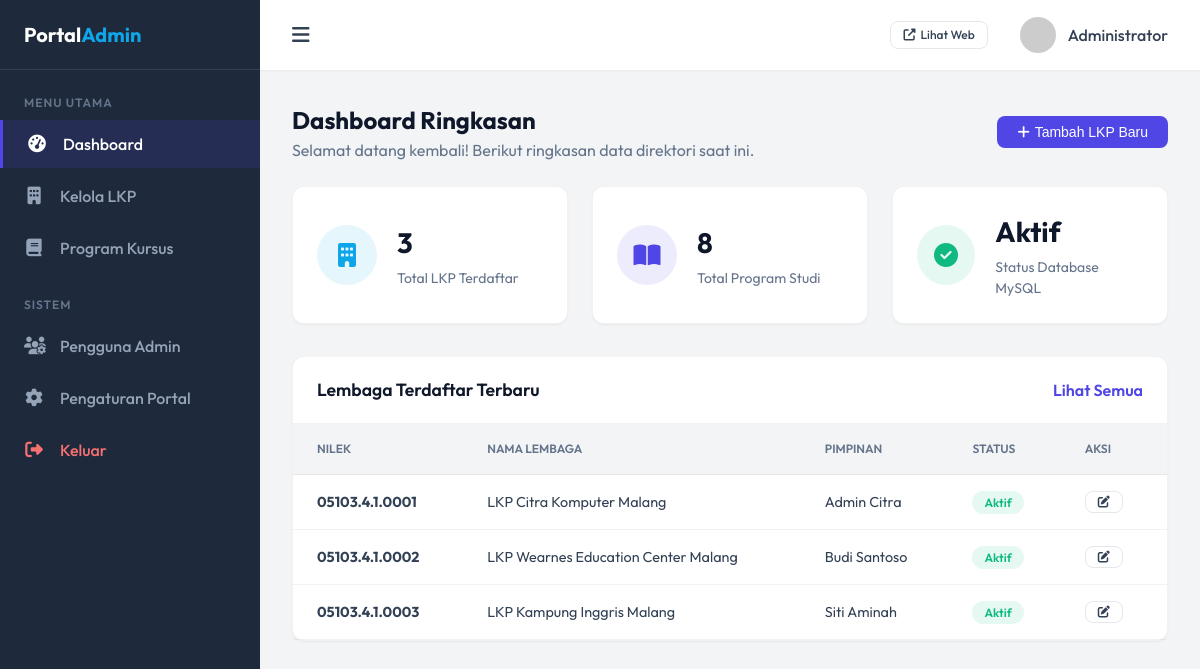
The page /d-board/index.php (signed in) on the database its author committed.
### tables this page shows
CREATE TABLE `lkp_institutions` (
  `id` int(11) NOT NULL AUTO_INCREMENT,
  `nilek` varchar(50) DEFAULT NULL,
  `name` varchar(255) NOT NULL,
  `address` text,
  `leader_name` varchar(255) DEFAULT NULL,
  `phone` varchar(50) DEFAULT NULL,
  `email` varchar(100) DEFAULT NULL,
  `website` varchar(100) DEFAULT NULL,
  `status` enum('Aktif','Tidak Aktif') DEFAULT 'Aktif',
  `logo` varchar(255) DEFAULT NULL,
  `created_at` timestamp DEFAULT CURRENT_TIMESTAMP,
  PRIMARY KEY (`id`)
);

### d-board/index.php (the view, shortened to what this page needs)
<?php
include '../config/database.php';
$total_lkp = 0;
$total_program = 0;
if (isset($conn) && is_object($conn) && !$conn->connect_error) {
    $res_lkp = $conn->query("SELECT COUNT(id) as total FROM lkp_institutions");
    if ($res_lkp)
        $total_lkp = $res_lkp->fetch_assoc()['total'];
    $res_prog = $conn->query("SELECT COUNT(id) as total FROM lkp_programs");
    if ($res_prog)
        $total_program = $res_prog->fetch_assoc()['total'];
}
else {
    $total_lkp = 3;
    $total_program = 10;
}
?>
<!DOCTYPE html>
<html lang="id">
<head>
    <link rel="stylesheet" href="https://cdnjs.cloudflare.com/ajax/libs/font-awesome/6.4.0/css/all.min.css">
    <link rel="stylesheet" href="assets/css/admin.css">
</head>
<body>
<div class="admin-wrapper">
    <aside class="sidebar">
        <div class="sidebar-header">
            <div class="sidebar-brand">Portal<span class="text-primary">Admin</span></div>
        </div>
        <div class="sidebar-menu">
            <div class="menu-label">Menu Utama</div>
            <ul class="menu-list">
                <li class="menu-item"><a href="index.php" class="menu-link active"><i class="fas fa-tachometer-alt"></i> Dashboard</a></li>
                <li class="menu-item"><a href="lkp.php" class="menu-link"><i class="fas fa-building"></i> Kelola LKP</a></li>
                <li class="menu-item"><a href="#" class="menu-link"><i class="fas fa-book"></i> Program Kursus</a></li>
            </ul>
            <div class="menu-label" style="margin-top: 1.5rem;">Sistem</div>
            <ul class="menu-list">
                <li class="menu-item"><a href="#" class="menu-link"><i class="fas fa-users-cog"></i> Pengguna Admin</a></li>
                <li class="menu-item"><a href="#" class="menu-link"><i class="fas fa-cog"></i> Pengaturan Portal</a></li>
                <li class="menu-item"><a href="logout.php" class="menu-link" style="color: #F87171;"><i class="fas fa-sign-out-alt"></i> Keluar</a></li>
            </ul>
        </div>
    </aside>
    <main class="main-content">
        <header class="top-navbar">
            <button class="nav-toggle-btn"><i class="fas fa-bars"></i></button>
            <div class="top-nav-menu">
                <a href="../index.php" target="_blank" class="btn btn-outline btn-sm me-2"><i class="fas fa-external-link-alt" style="margin-right:5px"></i> Lihat Web</a>
                <div class="nav-profile">
                    <img src="https://ui-avatars.com/api/?name=Admin&background=4F46E5&color=fff" alt="Admin">
                    <span class="fw-500 text-sm">Administrator</span>
                </div>
            </div>
        </header>
        <div class="content-body">
            <div class="page-header">
                <div>
                    <h1 class="h4">Dashboard Ringkasan</h1>
                    <p class="text-muted text-sm mt-1">Selamat datang kembali! Berikut ringkasan data direktori saat ini.</p>
                </div>
                <button class="btn btn-primary"><i class="fas fa-plus" style="margin-right: 5px;"></i> Tambah LKP Baru</button>
            </div>
            <div class="stats-grid">
                <div class="stat-card">
                    <div class="stat-icon icon-blue"><i class="fas fa-building"></i></div>
                    <div class="stat-details">
                        <h3><?php echo $total_lkp; ?></h3>
                        <p>Total LKP Terdaftar</p>
                    </div>
                </div>
                <div class="stat-card">
                    <div class="stat-icon icon-indigo"><i class="fas fa-book-open"></i></div>
                    <div class="stat-details">
                        <h3><?php echo $total_program; ?></h3>
                        <p>Total Program Studi</p>
                    </div>
                </div>
                <div class="stat-card">
                    <div class="stat-icon icon-green"><i class="fas fa-check-circle"></i></div>
                    <div class="stat-details">
                        <h3>Aktif</h3>
                        <p>Status Database MySQL</p>
                    </div>
                </div>
            </div>
            <div class="card">
                <div class="card-header">
                    <h3 class="card-title">Lembaga Terdaftar Terbaru</h3>
                    <a href="lkp.php" class="text-primary text-sm fw-600">Lihat Semua</a>
                </div>
                <div class="card-body" style="padding: 0;">
                    <div class="table-responsive">
                        <table>
                            <thead>
                                <tr>
                                    <th>NILEK</th>
                                    <th>NAMA LEMBAGA</th>
                                    <th>PIMPINAN</th>
                                    <th>STATUS</th>
                                    <th>AKSI</th>
                                </tr>
                            </thead>
                            <tbody>
                                <?php
if (isset($conn) && is_object($conn) && !$conn->connect_error) {
    $result = $conn->query("SELECT * FROM lkp_institutions ORDER BY created_at DESC LIMIT 5");
    if ($result && $result->num_rows > 0) {
        while ($row = $result->fetch_assoc()) {
            $statusBadge = $row['status'] == 'Aktif' ? 'bg-success-light' : 'bg-danger-light';
            echo "<tr>";
            echo "<td><b>{$row['nilek']}</b></td>";
            echo "<td>{$row['name']}</td>";
            echo "<td>{$row['leader_name']}</td>";
            echo "<td><span class='badge {$statusBadge}'>{$row['status']}</span></td>";
            echo "<td>
                                                    <button class='btn btn-outline btn-sm me-2' title='Edit'><i class='fas fa-edit'></i></button>
                                                </td>";
            echo "</tr>";
        }
    }
    else {
        echo "<tr><td colspan='5' class='text-center text-muted py-4'>Belum ada data di database</td></tr>";
    }
}
?>
                            </tbody>
                        </table>
                    </div>
                </div>
            </div>
        </div>
    </main>
</div>
</body>
</html>

### rows shown on the page
lkp_institutions: nilek "05103.4.1.0001", name "LKP Citra Komputer Malang", leader_name "Admin Citra", status "Aktif"
lkp_institutions: nilek "05103.4.1.0002", name "LKP Wearnes Education Center Malang", leader_name "Budi Santoso", status "Aktif"
lkp_institutions: nilek "05103.4.1.0003", name "LKP Kampung Inggris Malang", leader_name "Siti Aminah", status "Aktif"

### other values the page prints
$total_lkp "3"
$total_program "8"
